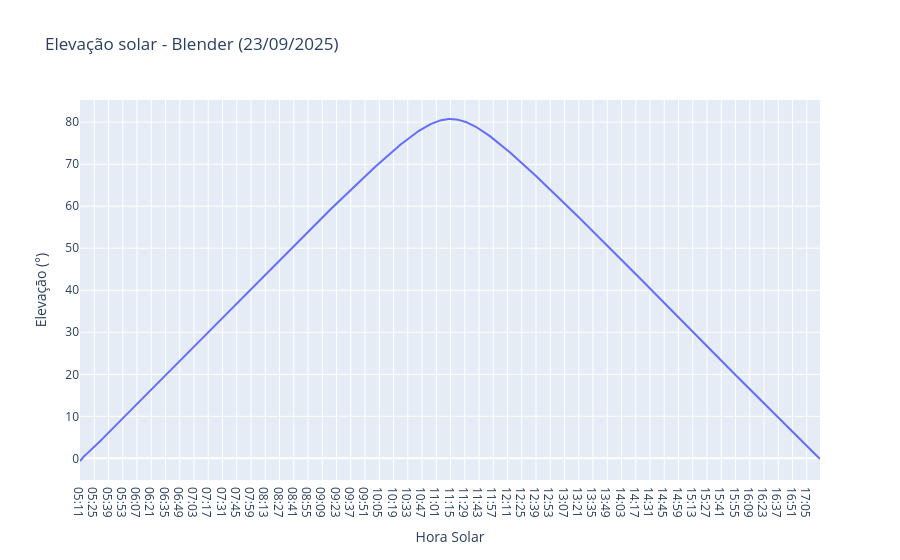
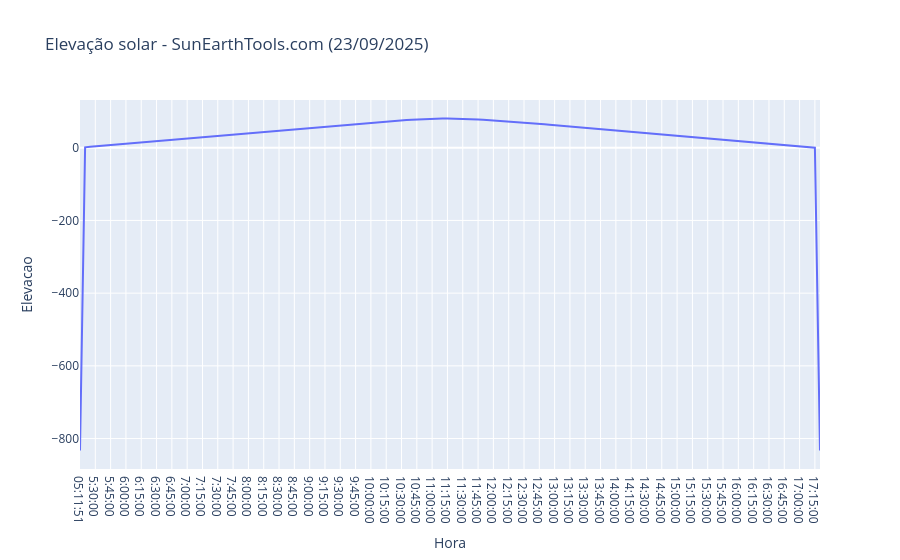
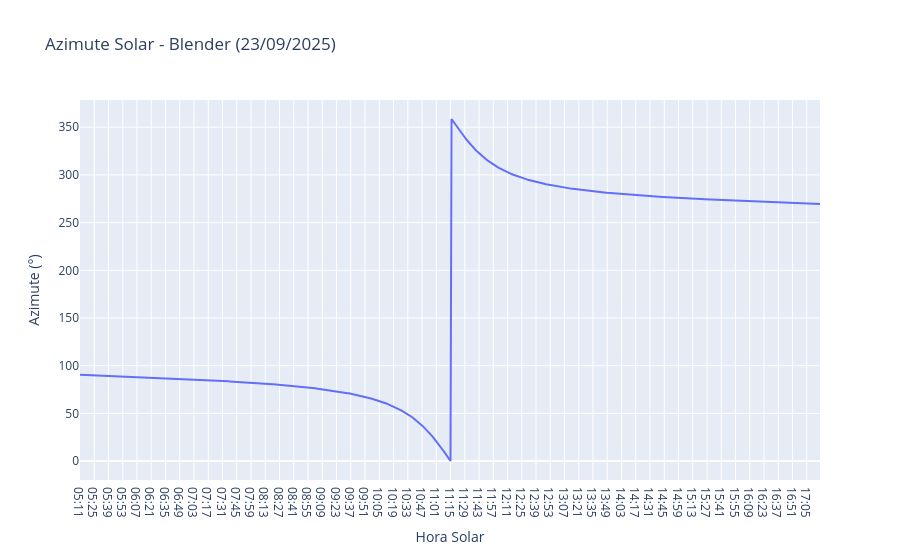
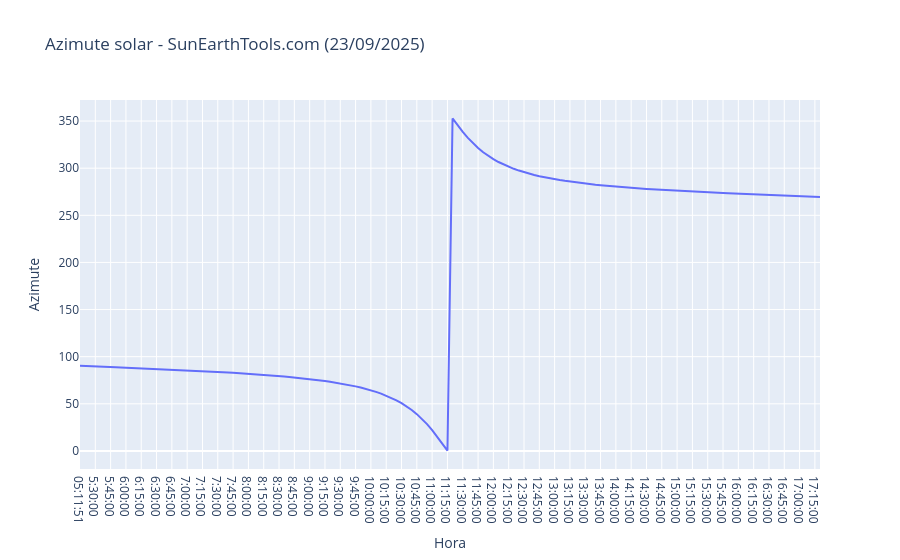

These figures' notebook cell, in order:
### Code cell
#Plots de Elevação e Azimute (individuais)

#Elevação solar no blender
fig = px.line(df2, x ='Hora Solar', y = "Elevação (°)", title="Elevação solar - Blender (23/09/2025)")
fig.show()

#Verificando o comportamento da elevação solar no SunEarthTools.com
fig = px.line(df1, x ='Hora', y = "Elevacao", title="Elevação solar - SunEarthTools.com (23/09/2025)")
fig.show()

#Verificando o comportamento da elevação solar no Blender

fig = px.line(df2, x ='Hora Solar', y = "Azimute (°)", title="Azimute Solar - Blender (23/09/2025)")
fig.show()

#Verificando o comportamento da azimute solar no SunEarthTools.com

fig = px.line(df1, x ='Hora', y = "Azimute", title="Azimute solar - SunEarthTools.com (23/09/2025)")
fig.show()

### Figure 1 — Plotly figure (JSON) as saved in the notebook; plotly's stock layout.template omitted (floating-point values rounded to 4 significant figures; data arrays with more than 128 entries replaced by an {"elided": "..."} marker saying what was removed)
{"data": [{"hovertemplate": "Hora Solar=%{x}<br>Elevação (°)=%{y}<extra></extra>", "legendgroup": "", "line": {"color": "#636efa", "dash": "solid"}, "marker": {"symbol": "circle"}, "mode": "lines", "name": "", "orientation": "v", "showlegend": false, "type": "scatter", "x": {"elided": "728 str values"}, "xaxis": "x", "y": {"elided": "728 float values"}, "yaxis": "y"}], "layout": {"legend": {"tracegroupgap": 0}, "title": {"text": "Elevação solar - Blender (23/09/2025)"}, "xaxis": {"anchor": "y", "domain": [0, 1], "title": {"text": "Hora Solar"}}, "yaxis": {"anchor": "x", "domain": [0, 1], "title": {"text": "Elevação (°)"}}}}

### Figure 2 — Plotly figure (JSON) as saved in the notebook; plotly's stock layout.template omitted (floating-point values rounded to 4 significant figures; data arrays with more than 128 entries replaced by an {"elided": "..."} marker saying what was removed)
{"data": [{"hovertemplate": "Hora=%{x}<br>Elevacao=%{y}<extra></extra>", "legendgroup": "", "line": {"color": "#636efa", "dash": "solid"}, "marker": {"symbol": "circle"}, "mode": "lines", "name": "", "orientation": "v", "showlegend": false, "type": "scatter", "x": {"elided": "146 str values"}, "xaxis": "x", "y": {"elided": "146 float values"}, "yaxis": "y"}], "layout": {"legend": {"tracegroupgap": 0}, "title": {"text": "Elevação solar - SunEarthTools.com (23/09/2025)"}, "xaxis": {"anchor": "y", "domain": [0, 1], "title": {"text": "Hora"}}, "yaxis": {"anchor": "x", "domain": [0, 1], "title": {"text": "Elevacao"}}}}

### Figure 3 — Plotly figure (JSON) as saved in the notebook; plotly's stock layout.template omitted (floating-point values rounded to 4 significant figures; data arrays with more than 128 entries replaced by an {"elided": "..."} marker saying what was removed)
{"data": [{"hovertemplate": "Hora Solar=%{x}<br>Azimute (°)=%{y}<extra></extra>", "legendgroup": "", "line": {"color": "#636efa", "dash": "solid"}, "marker": {"symbol": "circle"}, "mode": "lines", "name": "", "orientation": "v", "showlegend": false, "type": "scatter", "x": {"elided": "728 str values"}, "xaxis": "x", "y": {"elided": "728 float values"}, "yaxis": "y"}], "layout": {"legend": {"tracegroupgap": 0}, "title": {"text": "Azimute Solar - Blender (23/09/2025)"}, "xaxis": {"anchor": "y", "domain": [0, 1], "title": {"text": "Hora Solar"}}, "yaxis": {"anchor": "x", "domain": [0, 1], "title": {"text": "Azimute (°)"}}}}

### Figure 4 — Plotly figure (JSON) as saved in the notebook; plotly's stock layout.template omitted (floating-point values rounded to 4 significant figures; data arrays with more than 128 entries replaced by an {"elided": "..."} marker saying what was removed)
{"data": [{"hovertemplate": "Hora=%{x}<br>Azimute=%{y}<extra></extra>", "legendgroup": "", "line": {"color": "#636efa", "dash": "solid"}, "marker": {"symbol": "circle"}, "mode": "lines", "name": "", "orientation": "v", "showlegend": false, "type": "scatter", "x": {"elided": "146 str values"}, "xaxis": "x", "y": {"elided": "146 float values"}, "yaxis": "y"}], "layout": {"legend": {"tracegroupgap": 0}, "title": {"text": "Azimute solar - SunEarthTools.com (23/09/2025)"}, "xaxis": {"anchor": "y", "domain": [0, 1], "title": {"text": "Hora"}}, "yaxis": {"anchor": "x", "domain": [0, 1], "title": {"text": "Azimute"}}}}
